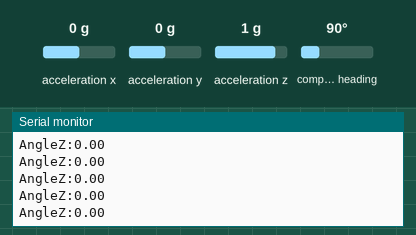
The sketch below on a simulated Arduino Uno, built with avr-gcc and run on an emulated ATmega328P. Parts: the last lines printed to the serial monitor. Inputs (shaded band) come from the test bench; at power-on: acceleration y 0 g, acceleration z 1 g, compass heading 90°, acceleration x 0 g.

Above: at 1.2 s.
1.3 s: acceleration y set to -1.4 g
At 1.8 s:
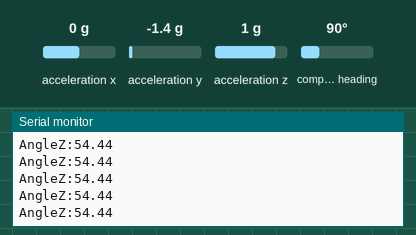
2.8 s: acceleration z set to -0.8 g
At 3.8 s:
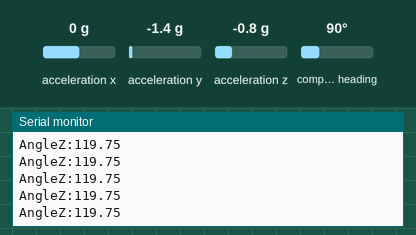
5.8 s: compass heading set to 7°
8.8 s: acceleration y set to -0.8 g
At 9.6 s:
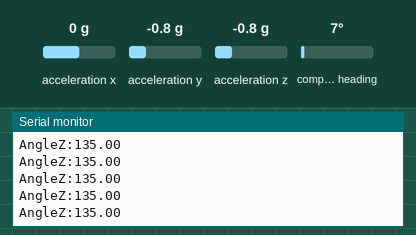
11.8 s: acceleration z set to 0.8 g
At 12.3 s:
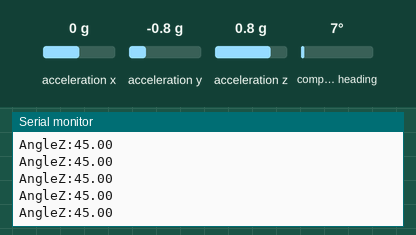
14.8 s: compass heading set to 269°
Timing chart, 0 to 17.8 s (numbered marks = the images above; inputs shaded):
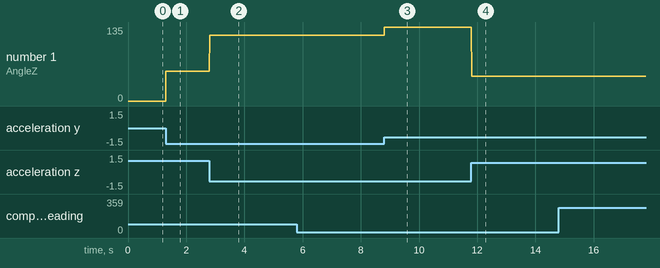

Measured:
- after the input at 1.3 s, the serial monitor: prints a new line at once (image 1)
- after the input at 2.8 s, the serial monitor: prints a new line at once (image 2)
- after the input at 8.8 s, the serial monitor: prints a new line at once (image 3)
- after the input at 11.8 s, the serial monitor: prints a new line at once (image 4)
- plotted number 1: 0 → 54.44 after the input at 1.3 s, 54.44 → 119.75 after the input at 2.8 s, 119.75 → 135 after the input at 8.8 s, 135 → 45 after the input at 11.8 s

The sketch:

Volting_MUSIC_Arduino_Mesure_angle_alpha.ino
```cpp
// --- Bibliothèques nécessaires pour le capteur BNO055 ---
#include <Wire.h>
#include <Adafruit_Sensor.h>
#include <Adafruit_BNO055.h>
#include <utility/imumaths.h>

// Création de l’objet BNO055 avec l’ID 55
Adafruit_BNO055 bno = Adafruit_BNO055(55);

void setup(void) {
  // Initialisation de la communication série à 115200 bauds
  Serial.begin(115200);

  // Initialisation du capteur d’orientation BNO055
  if (!bno.begin()) {
    // Si le capteur n’est pas détecté, afficher un message d’erreur
    Serial.println("Erreur capteur BNO055 non détecté.");
    while (1); // Stop le programme ici
  }

  delay(10);
  bno.setExtCrystalUse(true); // Utilisation du cristal externe pour plus de précision
}

void loop(void) {
  // --- Lecture des données d’orientation depuis le BNO055 ---
  sensors_event_t event;
  bno.getEvent(&event);

  // Récupération de l'angle sur l'axe Z
  float currentZ = event.orientation.z;

  // Affichage de l'angle Z pour le Serial Plotter
  Serial.print("AngleZ:");  // Nom de la donnée pour le plotter
  Serial.println(currentZ);  // Affiche l'angle Z

  delay(10); // Petite pause pour éviter de saturer le port série
}
```
